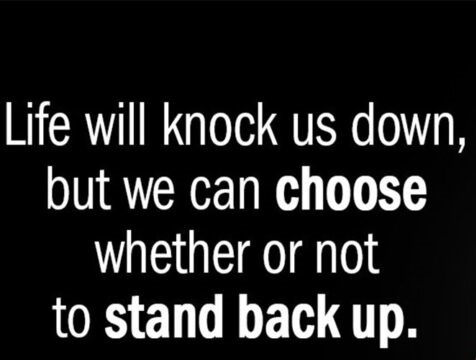
#> input picture image2.jpg, 476 x 360 px
$ python OCR.py
#> lines starting #> are read from the running program, lines starting #| are printed output that depends on the picture; after the words box and inside, x2 and y2 are one past the last pixel; in counts of white or black regions, pixels touching at a corner belong together
"""""""""""""""""""""""""""""""""""""""""""""
Project: Optical Character Recognition
Description: Character detector which extracts printed or handwritten text from
             an image or video.
By:- Shashank GS
(Project implemented during my internship period in The Sparks Foundation)
(Task 1 part 2)
"""""""""""""""""""""""""""""""""""""""""""""
#importing the required libraries
import cv2
import pytesseract
import numpy as np

#Reading the image from which the tex is to be extracted
img = cv2.imread('image2.jpg')
#> img is the input picture: shape (360, 476, 3); mean B, G, R 33.2, 33.2, 33.2

#converting the imput image into grayscale image
gray = cv2.cvtColor(img, cv2.COLOR_RGB2GRAY)
gray, bin = cv2.threshold(gray,128,255,cv2.THRESH_BINARY | cv2.THRESH_OTSU)
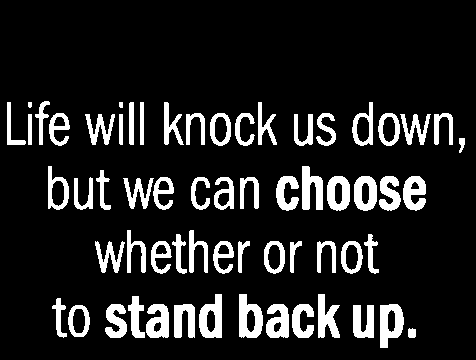
#> bin: shape (360, 476); 12.9% white; 62 white regions, largest, box (x1, y1, x2, y2) and area: (380, 304, 404, 348) 692, (239, 294, 263, 338) 687, (199, 294, 222, 338) 656
#> gray = 116
gray = cv2.bitwise_not(bin)

s_Arr = np.ones((2, 1), np.uint8)
# It returns a new array of given shape and type, filled with ones
img = cv2.erode(gray, s_Arr, iterations=1)#It performs erosion on the image
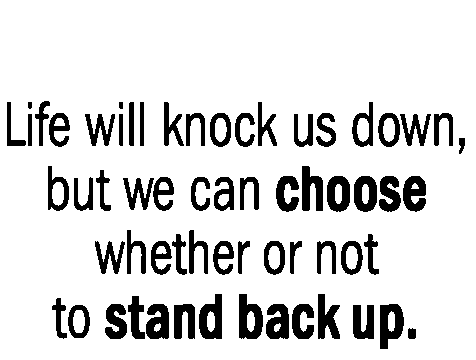
#> img: shape (360, 476); 86.1% white; 62 black regions, largest, box (x1, y1, x2, y2) and area: (380, 304, 404, 349) 723, (239, 294, 263, 339) 719, (199, 294, 222, 339) 687
img = cv2.dilate(img, s_Arr, iterations=1)
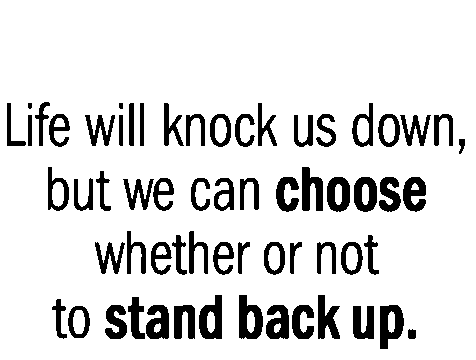
#> img: shape (360, 476); 87% white; 62 black regions, largest, box (x1, y1, x2, y2) and area: (380, 305, 404, 349) 692, (239, 295, 263, 339) 687, (199, 295, 222, 339) 656
#It is used to detach two connected objects etc.
pytesseract.pytesseract.tesseract_cmd = r'C:\Program Files (x86)\Tesseract-OCR\tesseract.exe'
#Path of tesseract.exe

#> (the run stopped early here; a loop or call above may not have finished)
